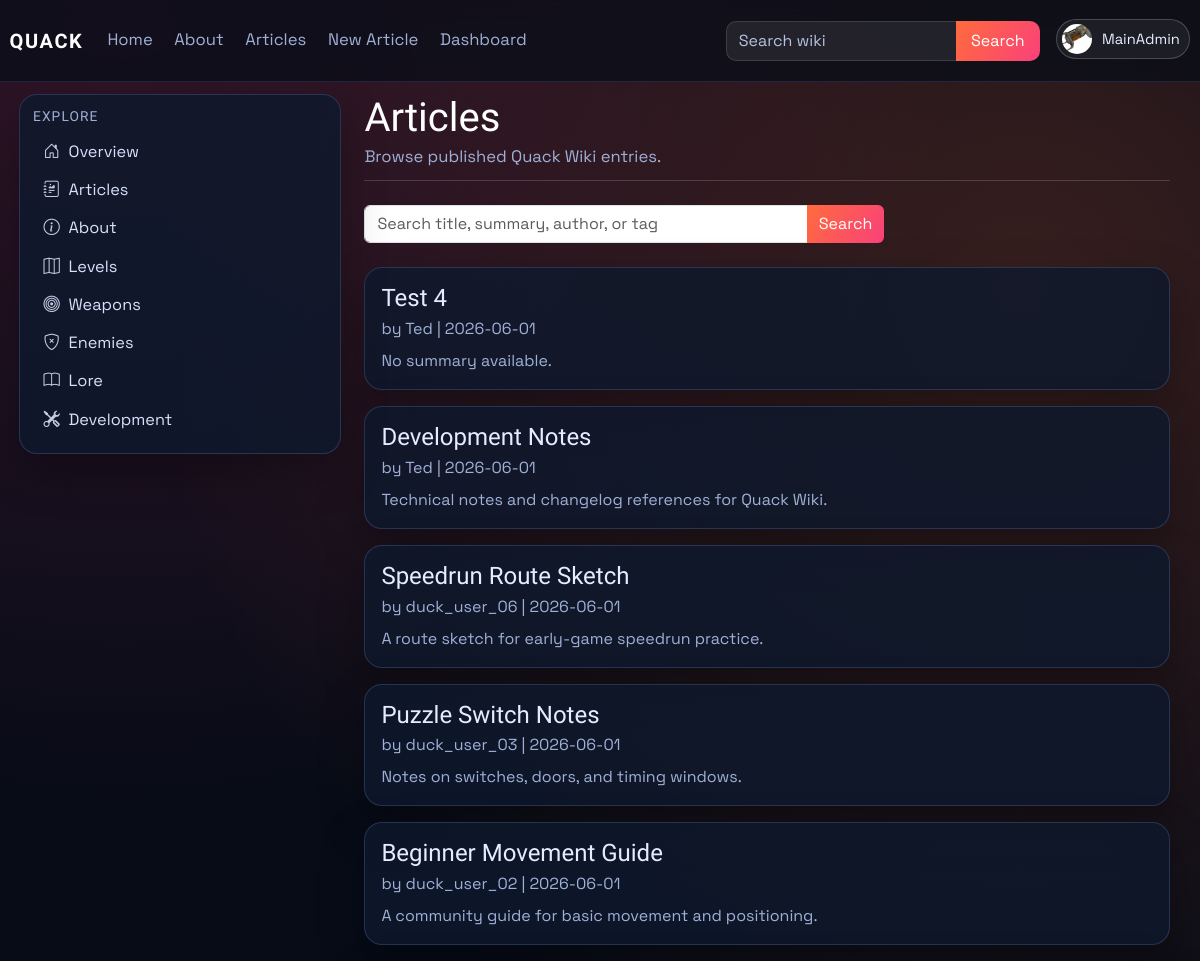
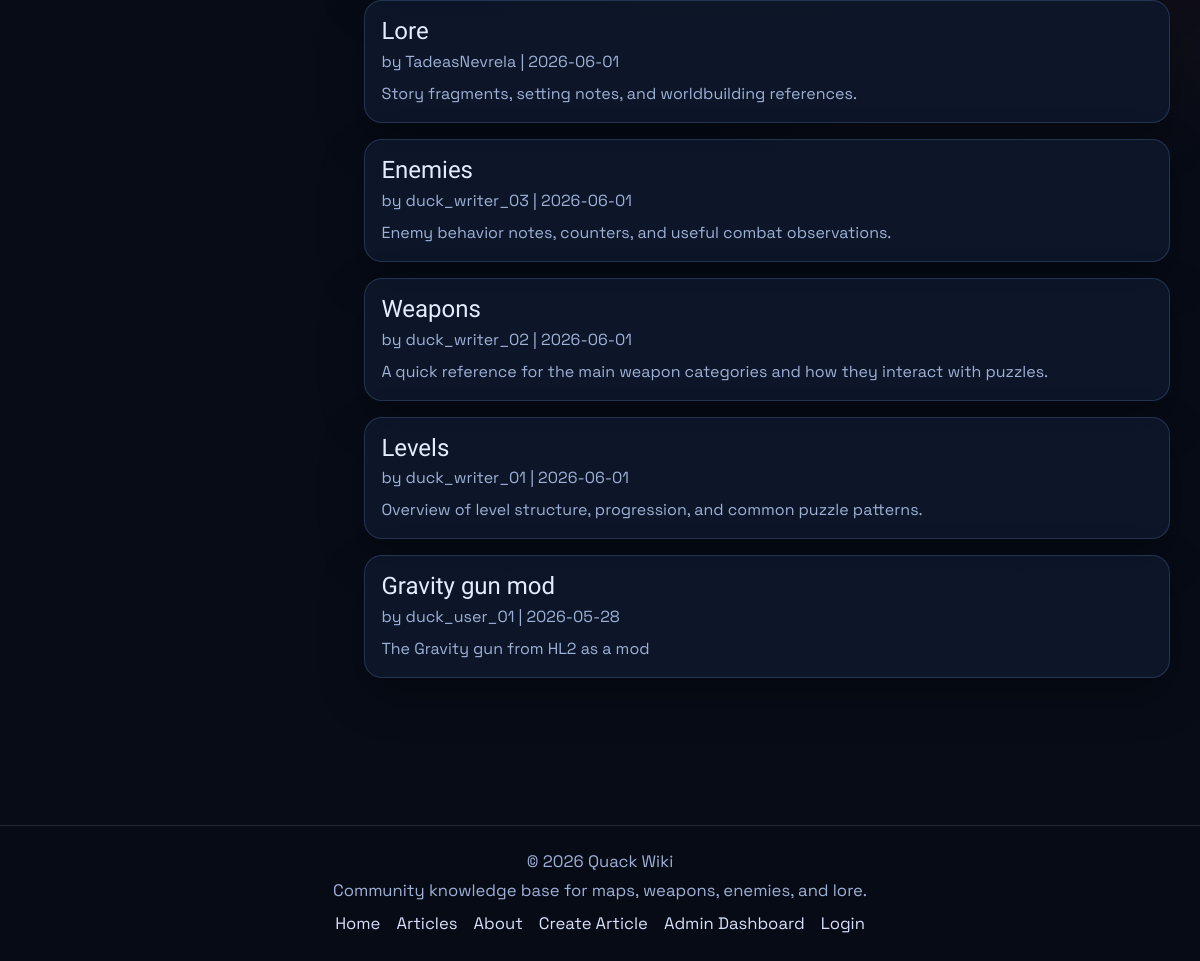
/articles (signed in), run on the app's committed database (2 pictures, top to bottom).
### models.py (models this page shows, shortened)
class User(db.Model, UserMixin):
    id = db.Column(db.Integer, primary_key=True)
    username = db.Column(db.String(120), unique=True, nullable=False)
    email = db.Column(db.String(120), unique=True, nullable=False)
    password_hash = db.Column(db.String(128), nullable=False)
    profile_image_url = db.Column(db.String(120), nullable=True)
    public_display_name = db.Column(db.String(80), nullable=True)
    public_bio = db.Column(db.Text, nullable=True)
    created_at = db.Column(db.DateTime, default=datetime.utcnow)
    role = db.Column(db.String(30), default='user')
    is_archived = db.Column(db.Boolean, default=False, nullable=False)
    archived_at = db.Column(db.DateTime, nullable=True)

class Article(db.Model):
    id = db.Column(db.Integer, primary_key=True)
    title = db.Column(db.String(120), unique=True, nullable=False)
    author = db.Column(db.String(120), nullable=False)
    created_at = db.Column(db.DateTime, default=datetime.utcnow)
    image_url = db.Column(db.String(120), default='default.png')
    summary = db.Column(db.Text)
    content = db.Column(db.Text, nullable=False)
    infobox_data = db.Column(db.Text, nullable=True)
    tags = db.Column(db.JSON, default=list)
    status = db.Column(db.String(20), default='pending', nullable=False)
    approved_by = db.Column(db.String(120), nullable=True)
    approved_at = db.Column(db.DateTime, nullable=True)
    is_archived = db.Column(db.Boolean, default=False, nullable=False)
    archived_at = db.Column(db.DateTime, nullable=True)

### main.py (the view)
@app.route('/articles')
def articles():
    search = (request.args.get('q') or '').strip()
    query = Article.query.filter(
        Article.is_archived.is_(False),
        func.lower(func.trim(Article.status)) == 'approved',
    )
    article_list = query.order_by(Article.created_at.desc()).all()
    article_list = [article_obj for article_obj in article_list if article_is_public(article_obj)]
    if search:
        article_list = [article_obj for article_obj in article_list if article_matches_search(article_obj, search)]
    article_links = {article.id: article_public_url(article) for article in article_list}
    author_users = active_users_by_username(article.author for article in article_list)
    return render_template(
        'articles.html',
        articles=article_list,
        search=search,
        article_links=article_links,
        author_users=author_users,
    )

### main.py (called while the page is built)
def get_site_settings():
    settings = SiteSettings.query.get(1)
    if not settings:
        settings = SiteSettings(id=1)
        db.session.add(settings)
        db.session.commit()
    return settings

@app.context_processor
def inject_site_settings():
    return {'site_settings': get_site_settings()}

@login_manager.user_loader
def load_user(user_id):
    user = User.query.get(int(user_id))
    if user and user.is_archived:
        return None
    return user

def article_public_url(article_obj: Article) -> str:
    if article_has_tag(article_obj, static_page_tag('about-us')):
        return url_for('about')
    return url_for('article', article_title=article_obj.title)

def article_is_public(article_obj: Article) -> bool:
    if not article_obj or article_obj.is_archived or article_obj.status != 'approved':
        return False
    author = User.query.filter_by(username=article_obj.author).first()
    return bool(author and not author.is_archived)

def static_page_tag(page_key: str) -> str:
    return f"page:{page_key.strip().lower()}"

def article_has_tag(article_obj: Article, tag_name: str) -> bool:
    wanted = tag_name.strip().lower()
    return any(str(tag).strip().lower() == wanted for tag in (article_obj.tags or []))

def users_by_username(usernames):
    cleaned_usernames = {username for username in usernames if username}
    if not cleaned_usernames:
        return {}
    users = User.query.filter(User.username.in_(cleaned_usernames)).all()
    return {user.username: user for user in users}

def active_users_by_username(usernames):
    return {
        username: user
        for username, user in users_by_username(usernames).items()
        if not user.is_archived
    }

### templates/articles.html (shortened to what this page needs)
{% extends "_base.html" %}
{% block content %}
<div class="container-fluid px-0 article-wiki">
    <header class="article-header mb-4">
        <h1 class="article-title">Articles</h1>
        <p class="article-meta mb-0">Browse published Quack Wiki entries.</p>
    </header>
    <form method="GET" action="{{ url_for('articles') }}" class="mb-4" style="max-width: 520px;">
        <div class="input-group">
            <input class="form-control" type="search" name="q" value="{{ search }}" placeholder="Search title, summary, author, or tag">
            <button class="btn btn-brand" type="submit">Search</button>
        </div>
    </form>
    <section class="row g-3">
        {% for article in articles %}
        <div class="col-12">
            <article class="card p-3">
                <h4 class="mb-1"><a href="{{ article_links[article.id] }}">{{ article.title }}</a></h4>
                <p class="article-meta mb-2">
                    by
                    {% set author_user = author_users.get(article.author) %}
                    {% if author_user %}
                    <a href="{{ url_for('public_profile', username=author_user.username) }}">{{ author_user.public_display_name or author_user.username }}</a>
                    {% else %}
                    {{ article.author }}
                    {% endif %}
                    | {{ article.created_at.strftime('%Y-%m-%d') if article.created_at else "Unknown date" }}
                </p>
                <p class="mb-0">{{ article.summary or "No summary available." }}</p>
            </article>
        </div>
        {% else %}
        <div class="col-12">
            <div class="card p-4">
                <p class="mb-0 text-muted">No published articles found.</p>
            </div>
        </div>
        {% endfor %}
    </section>
</div>
{% endblock %}

### templates/partials/tag_link.html
{% macro tag_article_link(tag, label, icon='', class_name='') -%}
<a href="{{ url_for('about') if tag == 'about-us' else url_for('tagged_article', tag=tag) }}"{% if class_name %} class="{{ class_name }}"{% endif %}>
    {% if icon %}<i class="{{ icon }} sidebar-icon"></i>{% endif %}{{ label }}
</a>
{%- endmacro %}

### templates/partials/navbar.html (shortened to what this page needs)
{% from "partials/tag_link.html" import tag_article_link %}
<nav class="navbar navbar-expand-lg main-nav">
    <div class="container-fluid nav-wrap">
        <a class="navbar-brand brand-mark" href="{{ url_for('index') }}">QUACK</a>
        <div class="collapse navbar-collapse" id="navbarNav">
            <ul class="navbar-nav me-auto nav-links">
                <li class="nav-item"><a class="nav-link" href="{{ url_for('index') }}">Home</a></li>
                <li class="nav-item">{{ tag_article_link('about-us', 'About', class_name='nav-link') }}</li>
                <li class="nav-item"><a class="nav-link" href="{{ url_for('articles') }}">Articles</a></li>
                <li class="nav-item"><a class="nav-link" href="{{ url_for('create_article') }}">New Article</a></li>
                {% if current_user.is_authenticated and current_user.role == "admin" %}
                <li class="nav-item"><a class="nav-link" href="{{ url_for('dashboard_users') }}">Dashboard</a></li>
                {% elif current_user.is_authenticated and current_user.role == "writer" %}
                <li class="nav-item"><a class="nav-link" href="{{ url_for('dashboard_articles') }}">Articles</a></li>
                {% endif %}
            </ul>
            <ul class="navbar-nav ms-auto align-items-lg-center nav-tools">
                <li class="nav-item nav-search-wrap">
                    <form class="nav-search" method="GET" action="{{ url_for('articles') }}">
                        <input class="form-control" type="search" name="q" value="{{ request.args.get('q', '') if request.endpoint == 'articles' else '' }}" placeholder="Search wiki">
                        <button class="btn btn-brand" type="submit">Search</button>
                    </form>
                </li>
                {% if current_user.is_authenticated %}
                <li class="nav-item dropdown ms-lg-3">
                    <a class="profile-trigger" href="#" role="button" data-bs-toggle="dropdown" aria-expanded="false">
                        {% if current_user.profile_image_url %}
                        <img class="profile-avatar profile-avatar-img" src="{{ url_for('static', filename='img/' ~ current_user.profile_image_url) }}" alt="{{ current_user.username }} profile picture">
                        {% else %}
                        <span class="profile-avatar">{{ current_user.username[0]|upper }}</span>
                        {% endif %}
                        <span class="profile-name">{{ current_user.username }}</span>
                    </a>
                </li>
                {% else %}
                <li class="nav-item ms-lg-3">
                    <a class="btn btn-outline-light nav-login-btn" href="{{ url_for('login') }}">Login</a>
                </li>
                {% endif %}
            </ul>
        </div>
    </div>
</nav>

### static/css/style.css (style rules this page uses)
:root { --bg: #070c17; --bg-soft: #101a2d; --panel: rgba(14, 25, 44, 0.82); --panel-border: rgba(130, 170, 255, 0.2); --text: #e6ecff; --text-dim: #9fb0d6; --brand: #ff6b3d; --brand-2: #f9417a; --ok: #2ccf9f; --radius: 18px; --shadow: 0 18px 45px rgba(0, 0, 0, 0.3); --nav-height: 72px; --sidebar-width: 330px; --footer-height: 124px; --layout-top-pad: 5.6rem; --layout-side-pad: 1.2rem; --sidebar-top-offset: -0.35rem; }
* { box-sizing: border-box; }
body { margin: 0; color: var(--text); font-family: "Space Grotesk", sans-serif; font-size: 1.04rem; background: radial-gradient(circle at 10% 0%, rgba(249, 65, 122, 0.18), transparent 38%), radial-gradient(circle at 85% 15%, rgba(255, 107, 61, 0.2), transparent 45%), linear-gradient(180deg, #060b16, var(--bg)); min-height: 100vh; display: flex; flex-direction: column; }
h1, h2, h3, h4, h5, h6, .navbar-brand { font-family: "Sora", sans-serif; }
a { text-decoration: none; color: inherit; }
.main-nav { position: fixed; top: 0; left: 0; right: 0; width: 100%; margin-top: 0; z-index: 40; backdrop-filter: blur(10px); background: rgba(8, 13, 24, 0.72); border-top: 0; border-bottom: 1px solid rgba(130, 170, 255, 0.15); }
.nav-wrap { padding: 0.7rem 0.6rem; }
.brand-mark { font-weight: 700; letter-spacing: 0.08em; color: #fff; transition: color 0.2s ease, text-shadow 0.2s ease; }
.nav-links .nav-link { color: var(--text-dim); margin-right: 0.35rem; transition: color 0.2s ease; }
.nav-search { display: flex; align-items: stretch; gap: 0; }
.nav-search .form-control { background: rgba(255, 255, 255, 0.08); border: 1px solid rgba(255, 255, 255, 0.12); border-right: 0; border-radius: 10px 0 0 10px; color: #fff; min-width: 230px; height: 40px; }
.nav-search .form-control::placeholder { color: #b6c2de; }
.nav-search .btn { height: 40px; border-radius: 0 10px 10px 0; padding-inline: 0.95rem; }
.profile-trigger { height: 40px; display: inline-flex; align-items: center; gap: 0.6rem; padding: 0 0.6rem 0 0.35rem; border: 1px solid rgba(255, 255, 255, 0.2); border-radius: 999px; background: rgba(255, 255, 255, 0.06); color: #e8efff; transition: background-color 0.2s ease, border-color 0.2s ease; }
.profile-avatar { width: 30px; height: 30px; border-radius: 50%; display: inline-grid; place-items: center; font-weight: 700; font-size: 0.85rem; color: #fff; background: linear-gradient(135deg, var(--brand), var(--brand-2)); }
.profile-avatar-img { object-fit: cover; background: rgba(255, 255, 255, 0.12); }
.profile-name { max-width: 130px; overflow: hidden; text-overflow: ellipsis; white-space: nowrap; font-size: 0.92rem; }
.wiki-sidebar a { display: block; padding: 0.56rem 0.62rem; font-size: 1.02rem; line-height: 1.25; color: #d6e0fa; border-radius: 8px; transition: background-color 0.2s ease; }
.sidebar-icon { display: inline-block; width: 1.1rem; margin-right: 0.5rem; text-align: center; opacity: 0.9; }
.article-wiki { max-width: 1220px; }
.article-header { border-bottom: 1px solid rgba(255, 255, 255, 0.16); padding-bottom: 0.65rem; }
.article-title { margin-bottom: 0.2rem; }
.card { border-radius: var(--radius); border: 1px solid var(--panel-border); background: var(--panel); color: var(--text); box-shadow: var(--shadow); }
.card, .table, .form-control, .form-select, .btn { font-size: 1rem; }
.info-card h5, .article-title { color: #fff; }
.info-card p, .article-meta, .card p, .text-muted { color: var(--text-dim) !important; }
.btn-brand, .btn-primary { border: none; color: #fff; background: linear-gradient(120deg, var(--brand), var(--brand-2)); }
.footer-links a { color: #d6e0fa; }

### data on the page
User: profile_image_url (picture), username "MainAdmin", public_display_name "Ted"
Article: title "Levels", created_at "2026-06-01", summary "Overview of level structure, progression, and common puzzle patterns."
Article: title "Weapons", created_at "2026-06-01", summary "A quick reference for the main weapon categories and how they interact with puzzles."
Article: title "Enemies", created_at "2026-06-01", summary "Enemy behavior notes, counters, and useful combat observations."
Article: title "Lore", created_at "2026-06-01", summary "Story fragments, setting notes, and worldbuilding references."
Article: title "Test 4", created_at "2026-06-01", summary "No summary available."
Article: title "Development Notes", created_at "2026-06-01", summary "Technical notes and changelog references for Quack Wiki."
Article: title "Speedrun Route Sketch", created_at "2026-06-01", summary "A route sketch for early-game speedrun practice."
User: public_display_name+username "duck_user_06"
Article: title "Puzzle Switch Notes", created_at "2026-06-01", summary "Notes on switches, doors, and timing windows."
User: public_display_name+username "duck_user_03"
Article: title "Beginner Movement Guide", created_at "2026-06-01", summary "A community guide for basic movement and positioning."
User: public_display_name+username "duck_user_02"
User: public_display_name+username "TadeasNevrela"
User: public_display_name+username "duck_writer_03"
User: public_display_name+username "duck_writer_02"
User: public_display_name+username "duck_writer_01"
Article: title "Gravity gun mod", created_at "2026-05-28", summary "The Gravity gun from HL2 as a mod"
User: public_display_name+username "duck_user_01"

### other printed values
{{ label }} "About About Development About"
